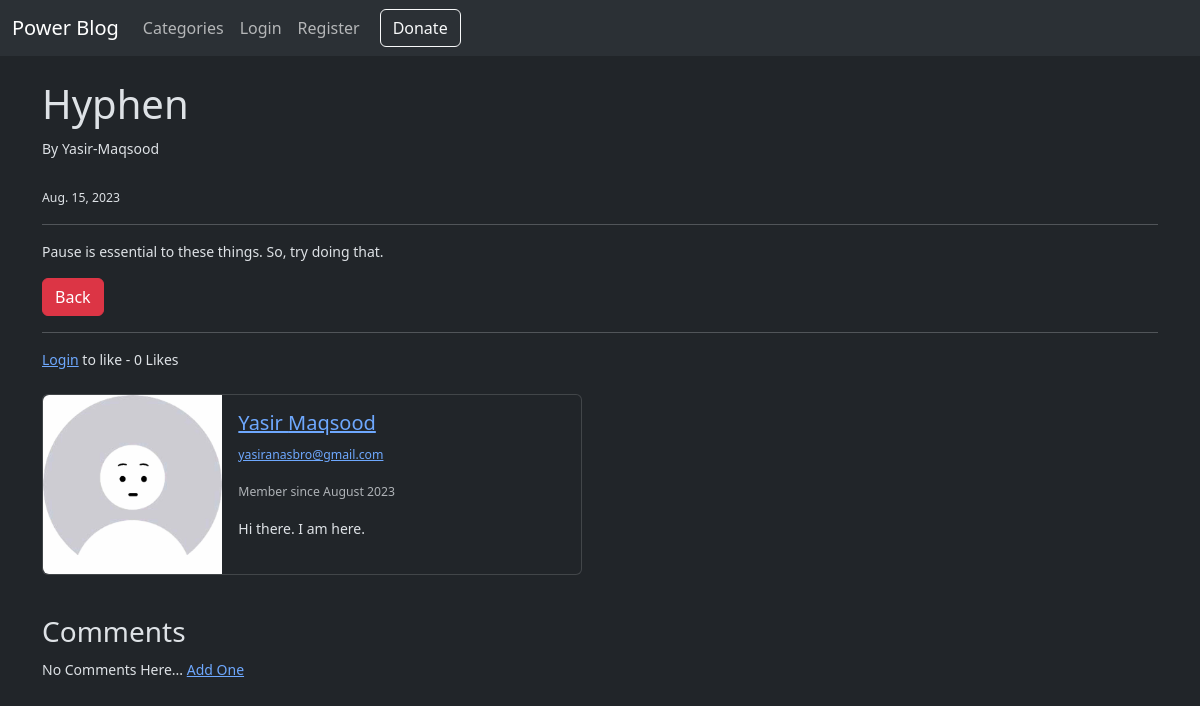
The app's page /article/3, older data.
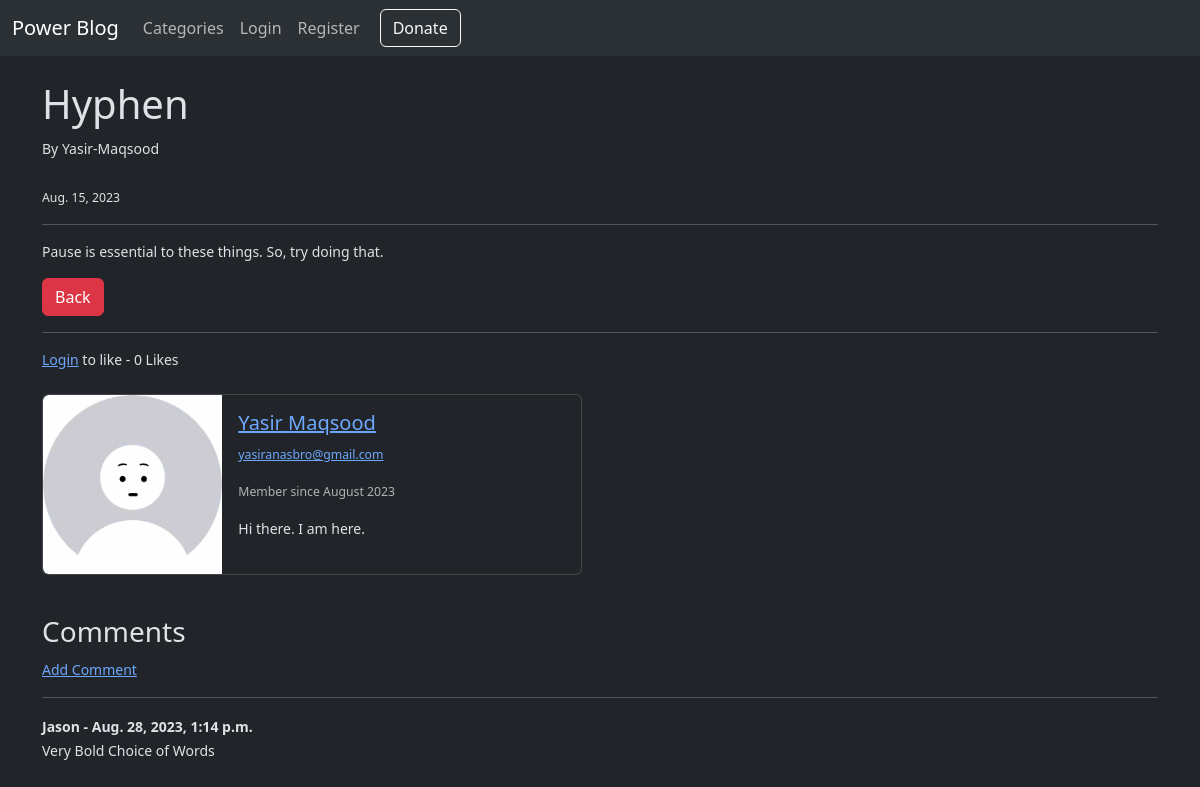
The same page, newer data.
### theblog/models.py (models this page shows, shortened)
class Post(models.Model):
    title = models.CharField(max_length = 255)
    header_image = models.ImageField(null=True, blank=True, upload_to="images/")
    title_tag = models.CharField(max_length = 255)
    author = models.ForeignKey(User, on_delete=models.CASCADE)
    body = RichTextField(blank=True, null=True)
    post_date = models.DateField(auto_now_add=True)
    category = models.CharField(max_length=255, default='Abstract')
    snippet = models.CharField(max_length=255, default='Click to look inside. Meow!')
    likes = models.ManyToManyField(User, related_name='blog_posts')
    def total_likes(self):
        return self.likes.count()

class Profile(models.Model):
    user = models.OneToOneField(User, null=True, on_delete=models.CASCADE)
    bio = models.TextField()
    profile_pic = models.ImageField(null=True, blank=True, upload_to="images/profile/")
    website_url = models.CharField(max_length=255, null=True, blank=True)
    facebook_url = models.CharField(max_length=255, null=True, blank=True)
    github_url = models.CharField(max_length=255, null=True, blank=True)
    instagram_url = models.CharField(max_length=255, null=True, blank=True)
    twitter_url = models.CharField(max_length=255, null=True, blank=True)
    linkedin_url = models.CharField(max_length=255, null=True, blank=True)
    subscription_price_id = models.CharField(max_length=100, blank=True, null=True)
    subscription_status = models.CharField(max_length=20, blank=True, null=True)
    subscription_session_id = models.CharField(max_length=100, blank=True, null=True)
    subscription_cancel_at = models.DateTimeField(blank=True, null=True)
    subscription_created = models.DateTimeField(blank=True, null=True)
    subscription_start_date = models.DateTimeField(blank=True, null=True)
    stripe_customer_id = models.CharField(max_length=100, blank=True, null=True)

class Comment(models.Model):
    post = models.ForeignKey(Post, related_name="comments", on_delete=models.CASCADE)
    name = models.CharField(max_length=255)
    body = models.TextField()
    date_added = models.DateTimeField(auto_now_add=True)

### theblog/views.py (the view)
# urls.py: path('article/<int:pk>', ArticleView.as_view(), name="article-detail"),
class ArticleView(DetailView):
    cache_page = CACHE_TTL
    model = Post
    template_name = 'article_details.html'
    def get_context_data(self, *args, **kwargs):
        context = super(ArticleView, self).get_context_data(*args, **kwargs)
        stuff = get_object_or_404(Post, id=self.kwargs['pk'])
        total_likes = stuff.total_likes()
        liked = False
        if stuff.likes.filter(id=self.request.user.id).exists():
            liked = True
        context["total_likes"] =  total_likes
        context["liked"] = liked
        return context

### theblog/templates/article_details.html (shortened to what this page needs)
{% extends 'base.html'%}
{% load static %}
{% block content %}
<h1>{{post.title}}</h1>
<small>By {{post.author.first_name}}-{{post.author.last_name}} <br>
<br>
<small>{{post.post_date}}</small>
<hr>
<p>{{post.body|safe}}</p>
<p><a href="{% url 'home'%}" class="btn btn-danger">Back</a></p>
<hr>
<form action="{% url 'like_post' post.pk %}" method="POST">
    {% if user.is_authenticated %}
    {% if liked %}
    <button type="submit" class="btn btn-danger btn-sm" name="post_id" value="{{post.id}}">Unlike</button>
    {% else %}
    <button type="submit" class="btn btn-secondary btn-sm" name="post_id" value="{{post.id}}">Like</button>
    {% endif %}
    {% else %}
    <a href="{% url 'login' %}">Login</a> to like
    {% endif %}
    - {{ total_likes }} Likes
</form>
<br>
<div class="card mb-3" style="max-width: 540px;">
    <div class="row g-0">
        <div class="col-md-4">
            {% if post.author.profile.profile_pic %}
            <img src="{{post.author.profile.profile_pic.url}}" class="img-fluid rounded-start" alt="profile pic">
            {% else %}
            <img src="{% static 'theblog/images/no-profile-picture-6-1024x1024.jpg' %}" class="img-fluid rounded-start" alt="...">
            {% endif %}
        </div>
        <div class="col-md-8">
            <div class="card-body">
                <h5 class="card-title">
                    <a href="{% url 'show_profile_page' post.author.profile.id%}">
                        {{post.author.first_name}} {{post.author.last_name}}
                    </a>
                </h5>
                <p class="card-text"><small class="text-body-secondary">
                        <a href="mailto:{{post.author.email}}">{{post.author.email}}</a>
                    </small></p>
                <p class="card-text"><small class="text-body-secondary">Member since {{post.author.date_joined|date:"F Y"}}</small></p>
                <p class="card-text">{{post.author.profile.bio}}</p>
            </div>
        </div>
    </div>
</div>
<br>
<h3>Comments</h3>
{% if not post.comments.all %}
    No Comments Here...
    <a href="{% url 'add_comment' post.pk %}">Add One</a>
{% else %}
    <a href="{% url 'add_comment' post.pk %}">Add Comment</a>
    <br>
    {% for comment in post.comments.all %}
    <hr>
    <strong>{{comment.name}} - {{comment.date_added}}</strong>
    <br>
    {{comment.body}}
    <br>
    {% endfor %}
{% endif %}
<br>
{% endblock %}

### theblog/templates/base.html (shortened to what this page needs)
<!doctype html>
<html lang="en" data-bs-theme="dark">
<head>
  <link href="https://cdn.jsdelivr.net/npm/bootstrap@5.3.1/dist/css/bootstrap.min.css" rel="stylesheet"
>
</head>
<body>
  <nav class="navbar navbar-expand-lg bg-body-tertiary">
    <div class="container-fluid">
      <a class="navbar-brand" href="{% url 'home' %}">Power Blog</a>
      <div class="collapse navbar-collapse" id="navbarNavDropdown">
        <ul class="navbar-nav mr-auto">
          {% if cat_menu %}
          <li class="nav-item dropdown">
            <a class="nav-link dropdown-toggle" href="#" role="button" data-bs-toggle="dropdown" aria-expanded="false">
              Categories
            </a>
            <ul class="dropdown-menu">
              {% for category in cat_menu %}
              <li><a class="dropdown-item" href="{%url 'category' category|slugify%}">{{ category }}</a></li>
              {% endfor %}
            </ul>
          </li>
          {% else %}
          <li class="nav-item">
            <a class="nav-link" href="{% url 'category-list' %}">Categories</a>
          </li>
          {% endif %}
          {% if user.is_authenticated %}
          <li class="nav-item">
            <a class="nav-link" href="{% url 'add_post' %}">Add Post</a>
          </li>
          <li class="nav-item">
            <a class="nav-link" href="{% url 'add_category' %}">Add Category</a>
          </li>
          {% else %}
          <li class="nav-item">
            <a class="nav-link" aria-current="page" href="{% url 'login' %}">Login</a>
          </li>
          <li class="nav-item">
            <a class="nav-link" href="{% url 'register' %}">Register</a>
          </li>
          {% endif %}
        </ul>
        <ul class="navbar-nav ml-auto">
          <li class="nav-item">
            <form class="container-fluid justify-content-start">
              {% if not user.profile.stripe_customer_id %}
              <a class="btn btn-outline-light me-2" type="button" href="{% url 'payment'%}">Donate</a>
              {% endif %}
            </form>
          </li>
        </ul>
      </div>
    </div>
  </nav>
  <br>
  <div class="container">
    {% block content %}
    {% endblock %}
  </div>
</body>
</html>

Row changes from the older to the newer data that the page shows:
added Comment: name "Jason", date_added "Aug. 28, 2023, 1:14 p.m.", body "Very Bold Choice of Words"
Text that changed along with them:
text no longer shown: "No Comments Here... Add One"
text now shown: "Add Comment"
